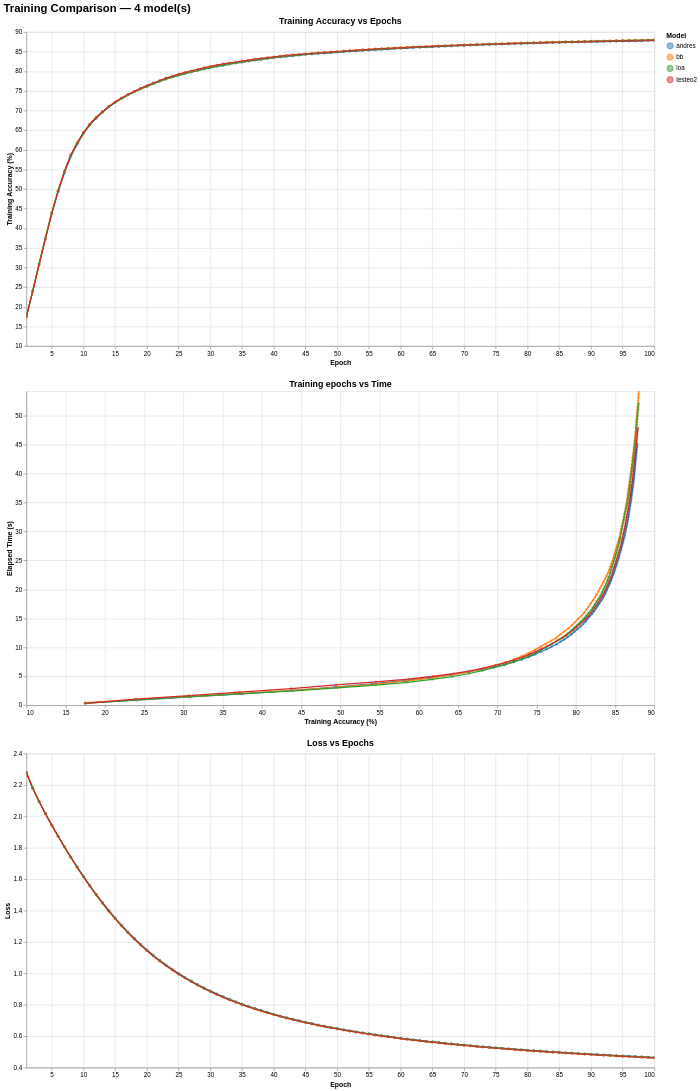

This figure's notebook cell:
### Code cell
main("../stats/oneWorker")

### Figure 1 — Vega-Lite specification as saved in the notebook (floating-point values rounded to 4 significant figures; data arrays with more than 128 entries replaced by an {"elided": "..."} marker saying what was removed)
{"config": {"view": {"continuousWidth": 300, "continuousHeight": 300}}, "vconcat": [{"mark": {"type": "line", "point": {"opacity": 0.5, "size": 20}}, "encoding": {"color": {"field": "model", "legend": {"orient": "right", "title": "Model"}, "scale": {"scheme": "category10"}, "type": "nominal"}, "tooltip": [{"field": "model", "title": "Model", "type": "nominal"}, {"field": "epoch", "title": "Epoch", "type": "quantitative"}, {"field": "acc_train", "format": ".2f", "title": "Train Acc (%)", "type": "quantitative"}, {"field": "loss", "format": ".4f", "title": "Loss", "type": "quantitative"}], "x": {"field": "epoch", "scale": {"nice": false}, "title": "Epoch", "type": "quantitative"}, "y": {"field": "acc_train", "scale": {"zero": false}, "title": "Training Accuracy (%)", "type": "quantitative"}}, "height": 500, "name": "view_d3e7178f86e2a9ea_0", "title": {"text": "Training Accuracy vs Epochs", "fontSize": 14}, "width": 1000}, {"mark": {"type": "line", "point": {"opacity": 0.5, "size": 20}}, "encoding": {"color": {"field": "model", "legend": {"orient": "right", "title": "Model"}, "scale": {"scheme": "category10"}, "type": "nominal"}, "tooltip": [{"field": "model", "title": "Model", "type": "nominal"}, {"field": "time_s", "format": ".2f", "title": "Time (s)", "type": "quantitative"}, {"field": "epoch", "title": "Epoch", "type": "quantitative"}, {"field": "acc_train", "format": ".2f", "title": "Train Acc (%)", "type": "quantitative"}], "x": {"field": "acc_train", "scale": {"zero": false}, "title": "Training Accuracy (%)", "type": "quantitative"}, "y": {"field": "time_s", "scale": {"nice": false}, "title": "Elapsed Time (s)", "type": "quantitative"}}, "height": 500, "name": "view_2a0bd901852b6245_1", "title": {"text": "Training epochs vs Time", "fontSize": 14}, "width": 1000}, {"mark": {"type": "line", "point": {"opacity": 0.5, "size": 20}}, "encoding": {"color": {"field": "model", "legend": {"orient": "right", "title": "Model"}, "scale": {"scheme": "category10"}, "type": "nominal"}, "tooltip": [{"field": "model", "title": "Model", "type": "nominal"}, {"field": "epoch", "title": "Epoch", "type": "quantitative"}, {"field": "acc_train", "format": ".2f", "title": "Train Acc (%)", "type": "quantitative"}, {"field": "loss", "format": ".4f", "title": "Loss", "type": "quantitative"}], "x": {"field": "epoch", "scale": {"nice": false}, "title": "Epoch", "type": "quantitative"}, "y": {"field": "loss", "scale": {"zero": false}, "title": "Loss", "type": "quantitative"}}, "height": 500, "name": "view_542fec15cbca7539_2", "title": {"text": "Loss vs Epochs", "fontSize": 14}, "width": 1000}], "data": {"name": "data-d5d3af5e8b0d4e577c0ec9ddc46c50c9"}, "params": [{"name": "param_1e9efca18e7a2868", "select": {"type": "interval", "encodings": ["x", "y"]}, "bind": "scales", "views": ["view_d3e7178f86e2a9ea_0", "view_2a0bd901852b6245_1", "view_542fec15cbca7539_2"]}], "resolve": {"scale": {"color": "shared"}}, "title": {"text": "Training Comparison — 4 model(s)", "fontSize": 18}, "$schema": "https://vega.github.io/schema/vega-lite/v6.1.0.json", "datasets": {"data-d5d3af5e8b0d4e577c0ec9ddc46c50c9": {"elided": "400 records"}}}
